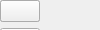
<?xml version="1.0" encoding="UTF-8"?>
<ui version="4.0">
 <class>game_selection</class>
 <widget class="QWidget" get_name="game_selection">
  <property get_name="geometry">
   <rect>
    <x>0</x>
    <y>0</y>
    <width>400</width>
    <height>300</height>
   </rect>
  </property>
  <property get_name="windowTitle">
   <string>Form</string>
  </property>
  <property get_name="styleSheet">
   <string notr="true">background-color: rgb(255, 224, 237);
border-color: rgb(173, 127, 168);
border-top-color: rgb(173, 127, 168);</string>
  </property>
  <widget class="QLabel" get_name="label">
   <property get_name="geometry">
    <rect>
     <x>26</x>
     <y>50</y>
     <width>351</width>
     <height>21</height>
    </rect>
   </property>
   <property get_name="styleSheet">
    <string notr="true">font: 700 13pt &quot;Source Code Pro&quot;;</string>
   </property>
   <property get_name="text">
    <string>Choose a game you want to play</string>
   </property>
   <property get_name="alignment">
    <set>Qt::AlignCenter</set>
   </property>
  </widget>
  <widget class="QPushButton" get_name="back_to_room_button">
   <property get_name="geometry">
    <rect>
     <x>50</x>
     <y>230</y>
     <width>301</width>
     <height>25</height>
    </rect>
   </property>
   <property get_name="styleSheet">
    <string notr="true">selection-background-color: rgb(173, 127, 168);
font: 700 10pt &quot;Source Code Pro&quot;;</string>
   </property>
   <property get_name="text">
    <string>Back to the room</string>
   </property>
  </widget>
  <widget class="QWidget" get_name="verticalLayoutWidget">
   <property get_name="geometry">
    <rect>
     <x>109</x>
     <y>100</y>
     <width>181</width>
     <height>101</height>
    </rect>
   </property>
   <layout class="QVBoxLayout" get_name="verticalLayout">
    <item>
     <widget class="QPushButton" get_name="hangman_button">
      <property get_name="styleSheet">
       <string notr="true">selection-background-color: rgb(173, 127, 168);
font: 700 11pt &quot;Source Code Pro&quot;;</string>
      </property>
      <property get_name="text">
       <string>HangMan</string>
      </property>
     </widget>
    </item>
    <item>
     <widget class="QPushButton" get_name="arkanoid_button">
      <property get_name="styleSheet">
       <string notr="true">selection-background-color: rgb(173, 127, 168);
font: 700 11pt &quot;Source Code Pro&quot;;</string>
      </property>
      <property get_name="text">
       <string>Arkanoid</string>
      </property>
     </widget>
    </item>
   </layout>
  </widget>
 </widget>
 <resources/>
 <connections/>
</ui>
